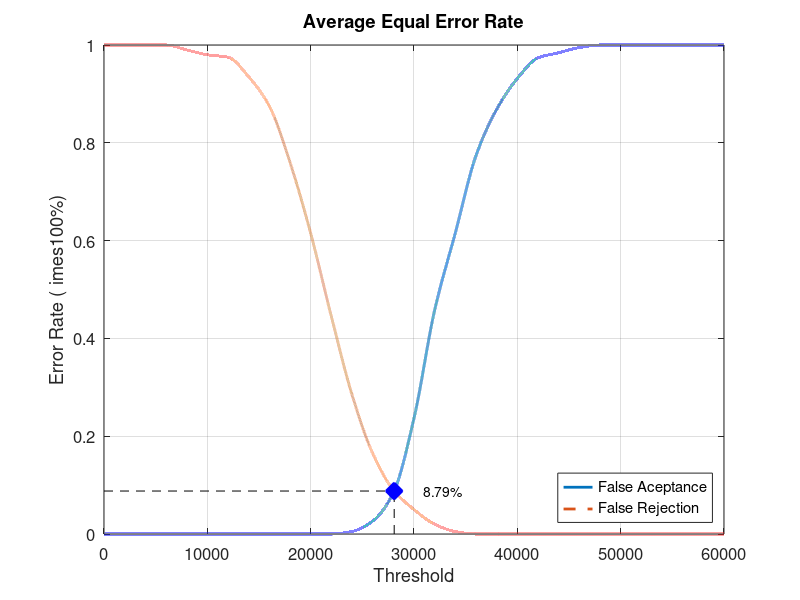
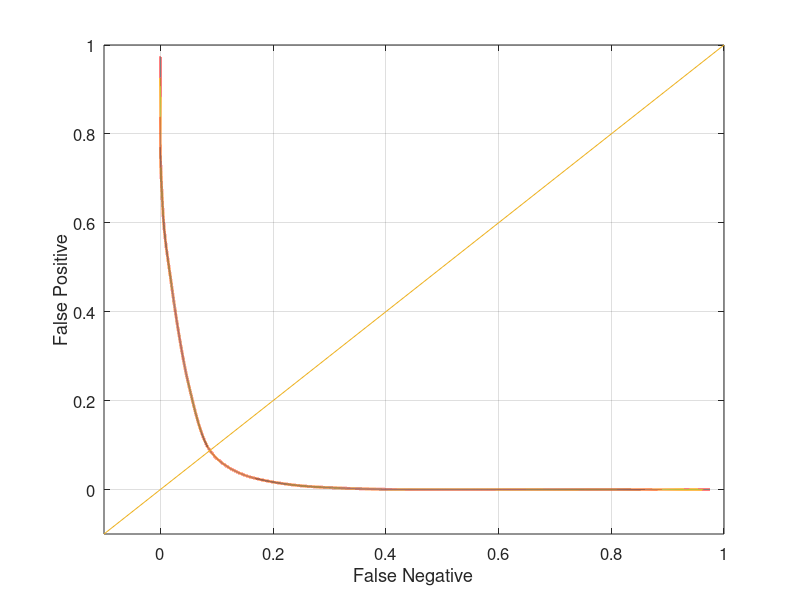

MATLAB code to generate these figures, in order:
close all;
clear;
clc;
x = 0:2000:60000;
xq = 0:0.5:60000;

y0 = [0 0 0 0 0 0 0 0 0 0 0 0 0.00526316 0.0263158 0.0842105 0.236842 0.457895 0.615789 0.773684 0.868421 0.931579 0.973684 0.984211 0.994737 1 1 1 1 1 1 1]
yy0 = interp1(x, y0, xq, 'pchip');
y1 = [1 1 1 1 0.99 0.98 0.975 0.935 0.875 0.76 0.615 0.445 0.285 0.165 0.09 0.05 0.02 0.005 0 0 0 0 0 0 0 0 0 0 0 0 0]
yy1 = interp1(x, y1, xq, 'pchip');

% Calculating EER: 
y2 = abs(y0 - y1);
find(y2 == min(y2))
yy2 = abs(yy0 - yy1);
xEER = find(yy2 == min(yy2));
xEERIndex = xq(xEER) % X-axis EER
yEER = yy0(xEER) % Y-axis EER

main = figure
plot(xq, yy0,'-','LineWidth', 2);	hold on
plot(xq, yy1,'--','LineWidth', 2);	hold on
plot([xEERIndex xEERIndex], [0 yEER], 'k--');	hold on
plot([0 xEERIndex], [yEER yEER], 'k--');	hold on
plot(xEERIndex, yEER, 'bx', 'LineWidth', 10);	hold on
text(xEERIndex + 10 * xEERIndex / 100, yEER, [num2str(round((10000 * yEER)) / 100) '%'])
legend('False Aceptance', 'False Rejection', 'Location', 'SouthEast')
xlabel('Threshold')
ylabel('Error Rate (	imes100%)')
title('Average Equal Error Rate')
set(gca, 'FontSize', 12)
axis([0 60000 0 1])
grid on

print(main, 'Database3_3Main', '-dpng');
FNRxFPR = figure('Color', [1 1 1]);
plot(yy1, yy0, '-', yy1, yy0, 'LineWidth', 2);
hold on
y = -0.1:0.1:1
plot(y, y); 
set(gca, 'FontSize', 12)
xlabel('False Negative')
ylabel('False Positive')
axis([-0.1 1 -0.1 1])
set(gca, 'FontSize', 12)
grid on

print(FNRxFPR, 'Database3_3FNRxFPR','-dpng');
